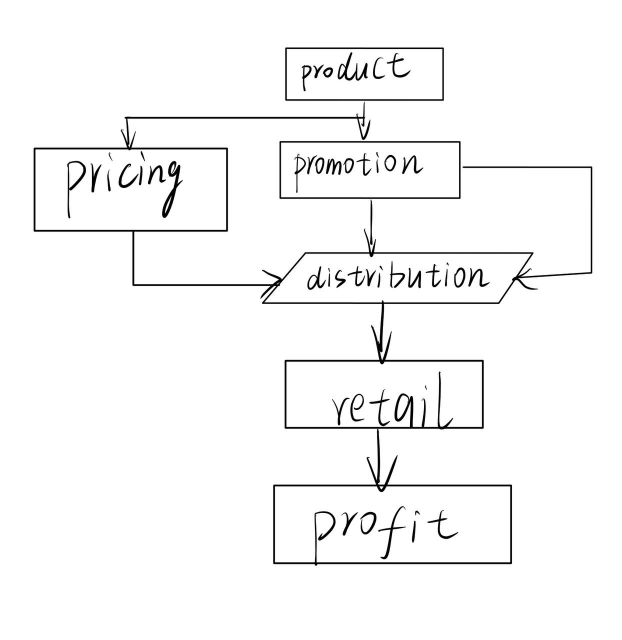
#> input picture inputs/1.jpg, 1244 x 1280 px (shown at 1/2 size)
$ python -i shape_recognition.py   (imports and definitions only)
#> lines starting #> are read from the running program, lines starting #| are printed output that depends on the picture; after the words box and inside, x2 and y2 are one past the last pixel; in counts of white or black regions, pixels touching at a corner belong together
import cv2
import numpy as np
from matplotlib import pyplot as plt
import os

class ComplexShapeRecognition:
    # Класс для распознавания сложных форм на изображении
    def __init__(self, path_img, print=False):
        # Инициализация с путем к изображению
#> called with path_img = '../inputs/1.jpg', print = False
        self.path_img = path_img
        self.image = cv2.imread(path_img)
#> self.image is the input picture: shape (1280, 1244, 3); min 0, max 255, mean 247.3
        self.recognized_shapes = {}
        if print:
            plt.imshow(self.image)
            plt.show()

    def img_size(self):
        height_original, width_original, channels_original = self.image.shape
        return [height_original, width_original]

    def resize_img(self):
        # resize to height 600 pixels
        height_original, width_original, channels_original = self.image.shape
#> height_original = 1280; width_original = 1244; channels_original = 3
        height_new = 600
        width_new = int(width_original * ( height_new / height_original))
#> width_new = 583
        self.scaling_ratio = ( height_new / height_original)
#> self.scaling_ratio = 0.469
        shape_points = (width_new, height_new)
#> shape_points = (583, 600)
        self.image_resized = cv2.resize(self.image, shape_points, interpolation= cv2.INTER_LINEAR)
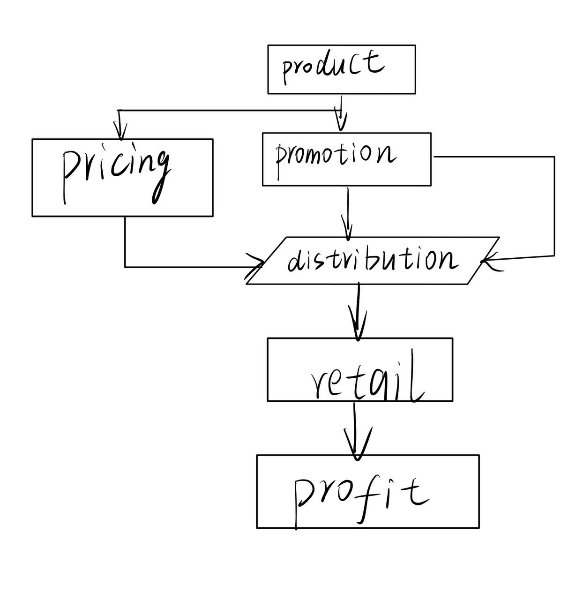
#> self.image_resized: shape (600, 583, 3); min 0, max 255, mean 247.2

    def gray_img(self):
        # convert to gray
        self.gray = cv2.cvtColor(self.image_resized, cv2.COLOR_BGR2GRAY)

    def inverse_img(self):
        # inverse
        self.Inverse_gray = self.gray.copy()
        height, width = self.Inverse_gray.shape
#> height = 600; width = 583
        for i in range(height):
            for j in range(width):
                pv = self.Inverse_gray[i, j]
                self.Inverse_gray[i][j] = 255 - pv
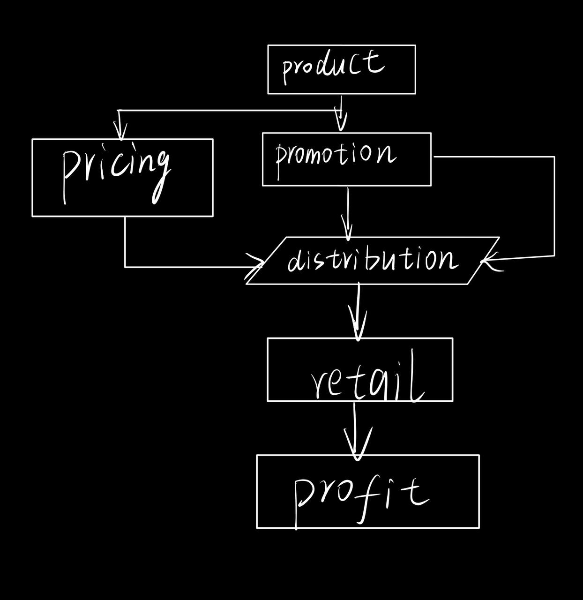
#> self.Inverse_gray: shape (600, 583); min 0, max 255, mean 7.8

    def binarize_img(self):
        # make it binary
        ret, binary = cv2.threshold(self.Inverse_gray, 75, 255, cv2.THRESH_BINARY)
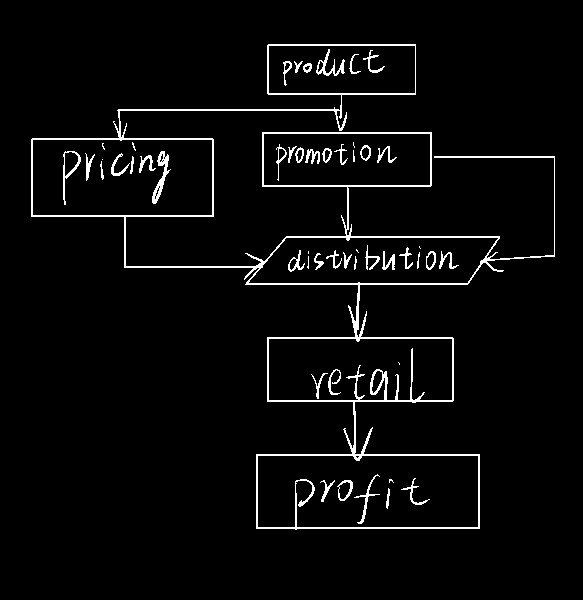
#> binary: shape (600, 583); 3.6% white in thin lines or dots, all inside (x1, y1, x2, y2) = (31, 44, 555, 530)
        #kernel = cv2.getStructuringElement(cv2.MORPH_RECT, (5,5))    #make dilation and erodation if neccessary
        #dilation = cv2.dilate(binary, kernel, iterations = 3)
        #self.image = cv2.erode(dilation, kernel, iterations = 3)
        self.image = binary

    def img_preprocessing(self, print = False):
        self.resize_img()
        self.gray_img()
        self.inverse_img()
        self.binarize_img()
        if print == True:
            plt.imshow(self.image)
            plt.show()

    # [91 lines left out: functions flood_img, shape_detection, shape_detection_rest_img, not called in this run]

    def shapes(self):
        return self.recognized_shapes

# [36 lines left out: functions shape_recognition, toxml, shape_digitalization, not called in this run]

>>> result = ComplexShapeRecognition('../inputs/1.jpg').img_preprocessing()

$ run again, on inputs/2.jpg
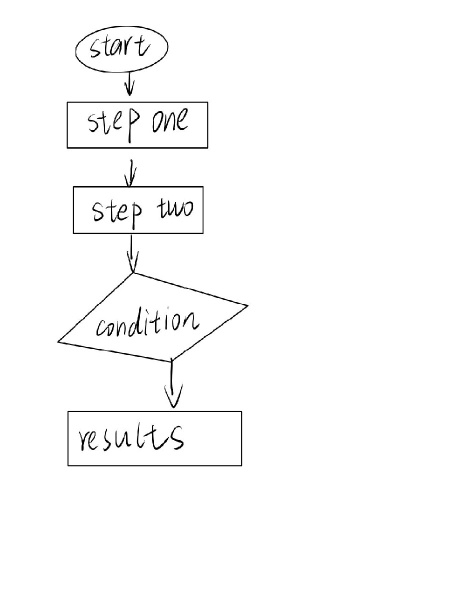
#> input picture inputs/2.jpg, 922 x 1230 px (shown at 1/2 size)
#> in __init__, self.image is the input picture: shape (1230, 922, 3); min 0, max 255, mean 251
#> after the loop in inverse_img, `for i in range(height):`:
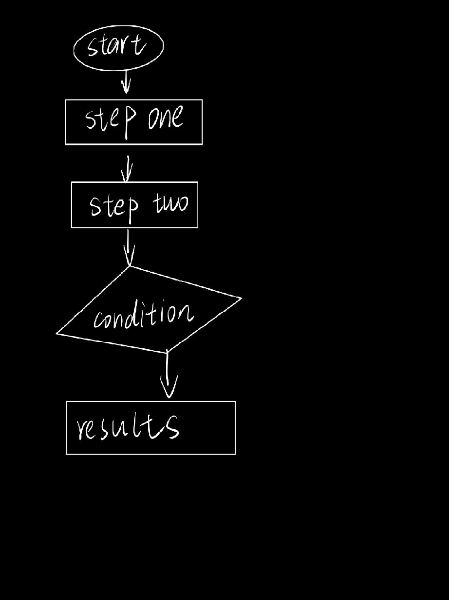
#> self.Inverse_gray: shape (600, 449); min 0, max 255, mean 4.1
#> in binarize_img, `ret, binary = cv2.threshold(self.Inverse_gray, 75, 255, cv2.THRESH_BIN..`:
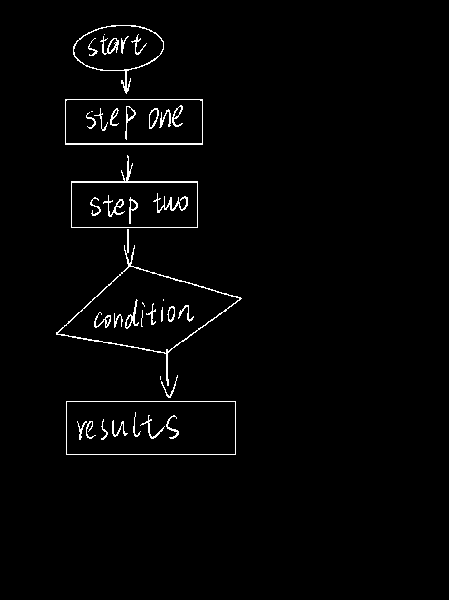
#> binary: shape (600, 449); 1.8% white in thin lines or dots, all inside (x1, y1, x2, y2) = (56, 25, 242, 455)

$ run again, on inputs/3.jpg
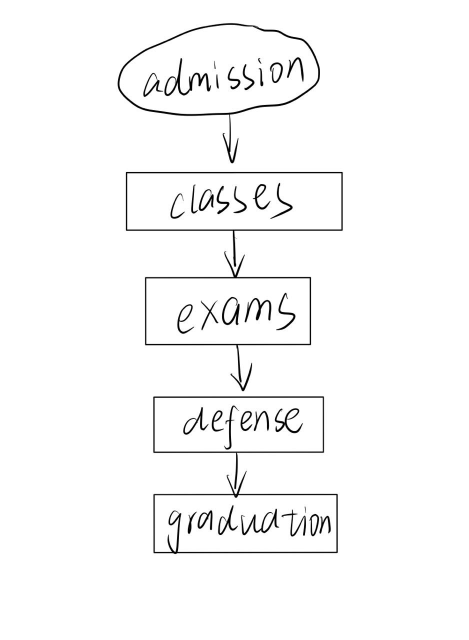
#> input picture inputs/3.jpg, 937 x 1280 px (shown at 1/2 size)
#> in __init__, self.image is the input picture: shape (1280, 937, 3); min 0, max 255, mean 248.7
#> after the loop in inverse_img, `for i in range(height):`:
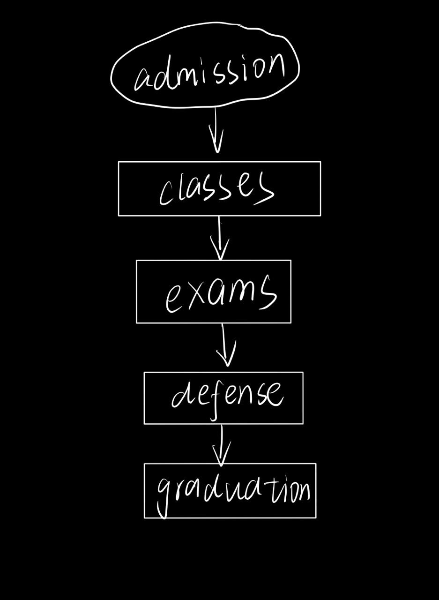
#> self.Inverse_gray: shape (600, 439); min 0, max 255, mean 6.4
#> in binarize_img, `ret, binary = cv2.threshold(self.Inverse_gray, 75, 255, cv2.THRESH_BIN..`:
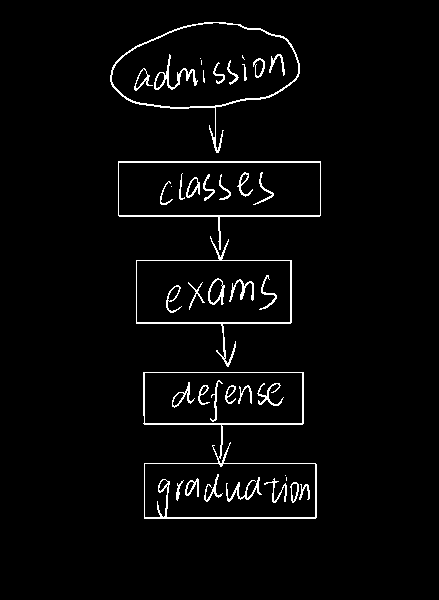
#> binary: shape (600, 439); 3% white in thin lines or dots, all inside (x1, y1, x2, y2) = (110, 22, 321, 519)

$ run again, on inputs/4.jpg
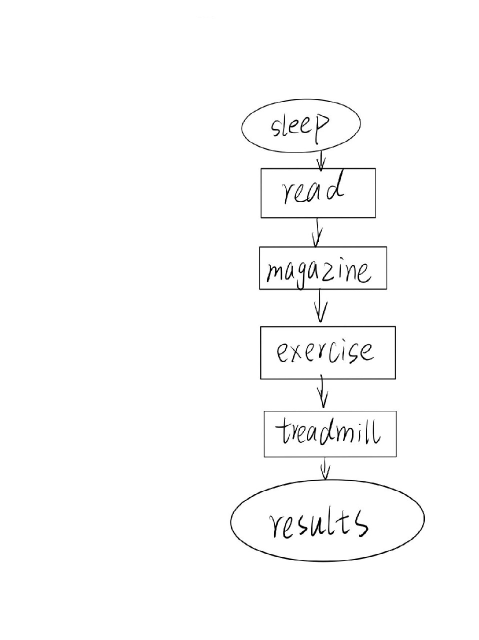
#> input picture inputs/4.jpg, 957 x 1280 px (shown at 1/2 size)
#> in __init__, self.image is the input picture: shape (1280, 957, 3); min 0, max 255, mean 251.3
#> after the loop in inverse_img, `for i in range(height):`:
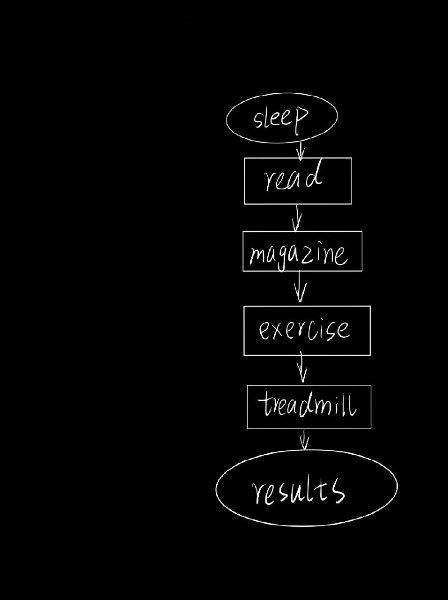
#> self.Inverse_gray: shape (600, 448); min 0, max 255, mean 3.8
#> in binarize_img, `ret, binary = cv2.threshold(self.Inverse_gray, 75, 255, cv2.THRESH_BIN..`:
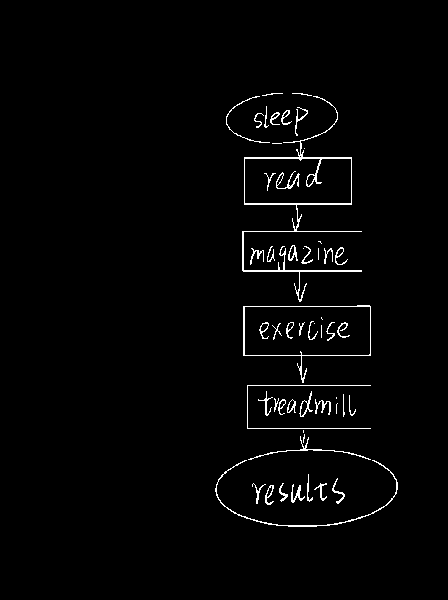
#> binary: shape (600, 448); 1.9% white in thin lines or dots, all inside (x1, y1, x2, y2) = (215, 93, 398, 527)
